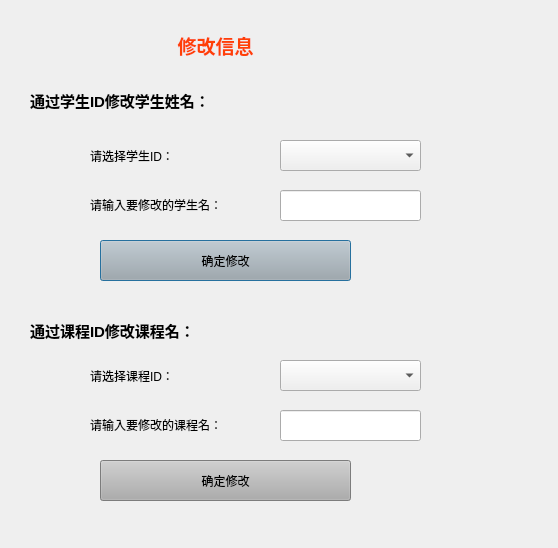
<?xml version="1.0" encoding="UTF-8"?>
<ui version="4.0">
 <class>ModifyWindow</class>
 <widget class="QDialog" name="ModifyWindow">
  <property name="geometry">
   <rect>
    <x>0</x>
    <y>0</y>
    <width>558</width>
    <height>548</height>
   </rect>
  </property>
  <property name="windowTitle">
   <string>修改</string>
  </property>
  <property name="windowIcon">
   <iconset resource="icon.qrc">
    <normaloff>:/new/prefix1/u=2934642150,1595688395&amp;fm=26&amp;gp=0.jpg.png</normaloff>:/new/prefix1/u=2934642150,1595688395&amp;fm=26&amp;gp=0.jpg.png</iconset>
  </property>
  <widget class="QLabel" name="label">
   <property name="geometry">
    <rect>
     <x>130</x>
     <y>20</y>
     <width>171</width>
     <height>51</height>
    </rect>
   </property>
   <property name="styleSheet">
    <string notr="true">color: rgb(255, 64, 6);</string>
   </property>
   <property name="text">
    <string>&lt;html&gt;&lt;head/&gt;&lt;body&gt;&lt;p align=&quot;center&quot;&gt;&lt;span style=&quot; font-size:14pt; font-weight:600;&quot;&gt;修改信息&lt;/span&gt;&lt;/p&gt;&lt;/body&gt;&lt;/html&gt;</string>
   </property>
  </widget>
  <widget class="QLabel" name="label_2">
   <property name="geometry">
    <rect>
     <x>30</x>
     <y>70</y>
     <width>261</width>
     <height>61</height>
    </rect>
   </property>
   <property name="text">
    <string>&lt;html&gt;&lt;head/&gt;&lt;body&gt;&lt;p&gt;&lt;span style=&quot; font-size:11pt; font-weight:600;&quot;&gt;通过学生ID修改学生姓名：&lt;/span&gt;&lt;/p&gt;&lt;/body&gt;&lt;/html&gt;</string>
   </property>
  </widget>
  <widget class="QLabel" name="label_3">
   <property name="geometry">
    <rect>
     <x>30</x>
     <y>300</y>
     <width>261</width>
     <height>61</height>
    </rect>
   </property>
   <property name="text">
    <string>&lt;html&gt;&lt;head/&gt;&lt;body&gt;&lt;p&gt;&lt;span style=&quot; font-size:11pt; font-weight:600;&quot;&gt;通过课程ID修改课程名：&lt;/span&gt;&lt;/p&gt;&lt;/body&gt;&lt;/html&gt;</string>
   </property>
  </widget>
  <widget class="QLabel" name="label_4">
   <property name="geometry">
    <rect>
     <x>90</x>
     <y>140</y>
     <width>121</width>
     <height>31</height>
    </rect>
   </property>
   <property name="text">
    <string>请选择学生ID：</string>
   </property>
  </widget>
  <widget class="QLabel" name="label_5">
   <property name="geometry">
    <rect>
     <x>90</x>
     <y>190</y>
     <width>171</width>
     <height>31</height>
    </rect>
   </property>
   <property name="text">
    <string>&lt;html&gt;&lt;head/&gt;&lt;body&gt;&lt;p&gt;请输入要修改的学生名：&lt;/p&gt;&lt;/body&gt;&lt;/html&gt;</string>
   </property>
  </widget>
  <widget class="QComboBox" name="cmb_stuId">
   <property name="geometry">
    <rect>
     <x>280</x>
     <y>140</y>
     <width>141</width>
     <height>31</height>
    </rect>
   </property>
  </widget>
  <widget class="QLineEdit" name="txt_stuName">
   <property name="geometry">
    <rect>
     <x>280</x>
     <y>190</y>
     <width>141</width>
     <height>31</height>
    </rect>
   </property>
  </widget>
  <widget class="QLabel" name="label_6">
   <property name="geometry">
    <rect>
     <x>90</x>
     <y>360</y>
     <width>121</width>
     <height>31</height>
    </rect>
   </property>
   <property name="text">
    <string>请选择课程ID：</string>
   </property>
  </widget>
  <widget class="QLabel" name="label_7">
   <property name="geometry">
    <rect>
     <x>90</x>
     <y>410</y>
     <width>171</width>
     <height>31</height>
    </rect>
   </property>
   <property name="text">
    <string>&lt;html&gt;&lt;head/&gt;&lt;body&gt;&lt;p&gt;请输入要修改的课程名：&lt;/p&gt;&lt;/body&gt;&lt;/html&gt;</string>
   </property>
  </widget>
  <widget class="QLineEdit" name="Txt_LesName">
   <property name="geometry">
    <rect>
     <x>280</x>
     <y>410</y>
     <width>141</width>
     <height>31</height>
    </rect>
   </property>
  </widget>
  <widget class="QComboBox" name="cmb_lesId">
   <property name="geometry">
    <rect>
     <x>280</x>
     <y>360</y>
     <width>141</width>
     <height>31</height>
    </rect>
   </property>
  </widget>
  <widget class="QPushButton" name="btn_modifyStuName">
   <property name="geometry">
    <rect>
     <x>100</x>
     <y>240</y>
     <width>251</width>
     <height>41</height>
    </rect>
   </property>
   <property name="styleSheet">
    <string notr="true">background-color: rgb(173, 173, 173);</string>
   </property>
   <property name="text">
    <string>确定修改</string>
   </property>
  </widget>
  <widget class="QPushButton" name="btn_modifySubName">
   <property name="geometry">
    <rect>
     <x>100</x>
     <y>460</y>
     <width>251</width>
     <height>41</height>
    </rect>
   </property>
   <property name="styleSheet">
    <string notr="true">background-color: rgb(173, 173, 173);</string>
   </property>
   <property name="text">
    <string>确定修改</string>
   </property>
  </widget>
 </widget>
 <resources>
  <include location="icon.qrc"/>
 </resources>
 <connections>
  <connection>
   <sender>btn_modifyStuName</sender>
   <signal>clicked(bool)</signal>
   <receiver>ModifyWindow</receiver>
   <slot>clickedModifyBtn(bool)</slot>
   <hints>
    <hint type="sourcelabel">
     <x>267</x>
     <y>259</y>
    </hint>
    <hint type="destinationlabel">
     <x>381</x>
     <y>418</y>
    </hint>
   </hints>
  </connection>
  <connection>
   <sender>btn_modifySubName</sender>
   <signal>clicked(bool)</signal>
   <receiver>ModifyWindow</receiver>
   <slot>clickedModifyBtn2(bool)</slot>
   <hints>
    <hint type="sourcelabel">
     <x>267</x>
     <y>487</y>
    </hint>
    <hint type="destinationlabel">
     <x>390</x>
     <y>485</y>
    </hint>
   </hints>
  </connection>
 </connections>
 <slots>
  <slot>clickedModifyBtn(bool)</slot>
  <slot>clickedModifyBtn2(bool)</slot>
 </slots>
</ui>
